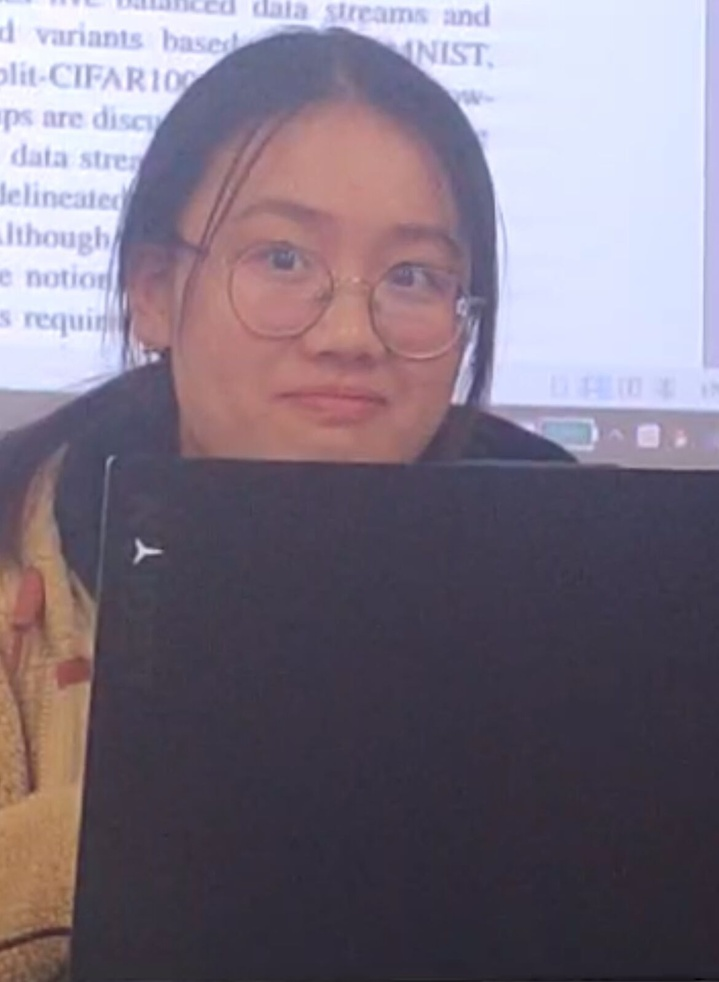
#> input picture img/cqy_smile_dataset/zen_yang.jpg, 719 x 982 px, shrunk from 1170 x 1599 before the run, found by its file name
$ jupyter execute picture_transform.ipynb
#> lines starting #> are read from the running program, lines starting #| are printed output that depends on the picture
[cell 1]
import cv2
import numpy as np

img = cv2.imread('F:\\cqy_smile_dataset\\zen_yang.jpg')
#> img is the input picture: shape (982, 719, 3); mean B, G, R 126.2, 111.8, 121.7

h,w,c = img.shape
#> h = 982; w = 719; c = 3

M = np.float32([[1,0,200],[0,1,0]])
img_ = cv2.warpAffine(img, M, dsize=(w,h))
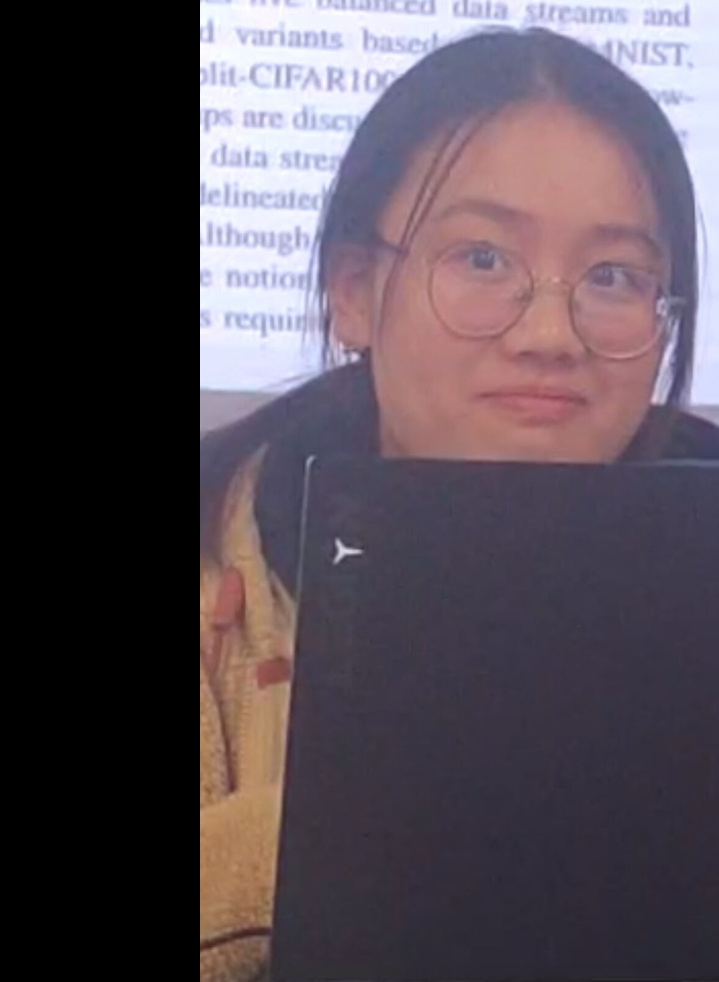
#> img_: shape (982, 719, 3); mean B, G, R 84.8, 76, 85.9
cv2.imshow('img_',img_)
cv2.waitKey(0)
cv2.destroyAllWindows()


$ run again, with img/cqy_smile_dataset/che_di_di_wu_ji_dan.jpg copied over img/cqy_smile_dataset/zen_yang.jpg
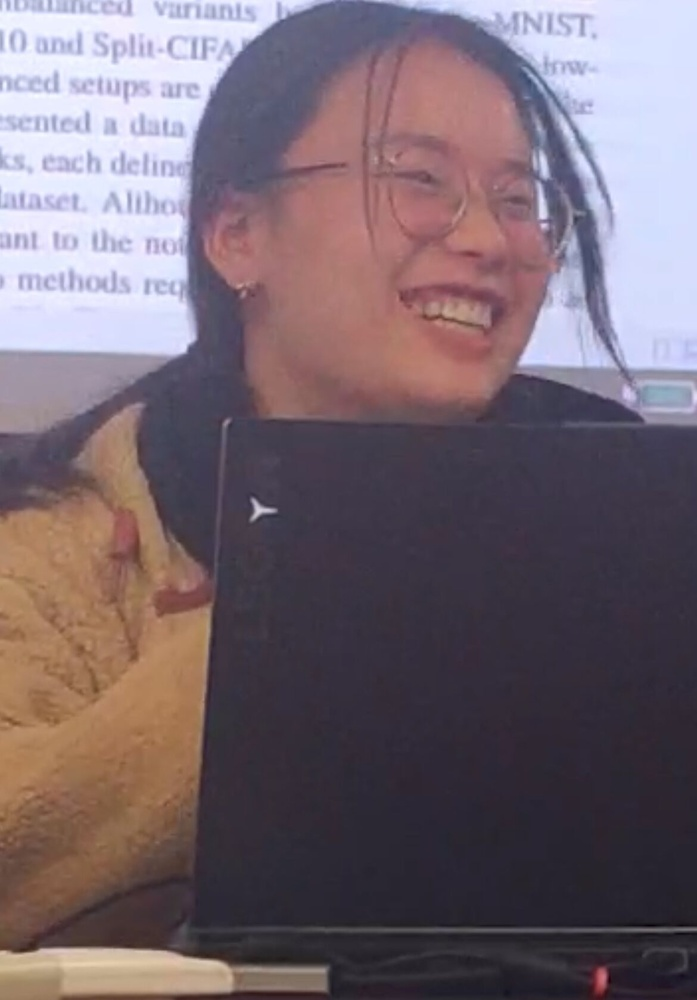
#> input picture img/cqy_smile_dataset/che_di_di_wu_ji_dan.jpg, 697 x 1000 px, shrunk from 1170 x 1678 before the run, found by its file name
#> img is the input picture: shape (1000, 697, 3); mean B, G, R 111.7, 102.5, 117
#> `img_ = cv2.warpAffine(img, M, dsize=(w,h))`:
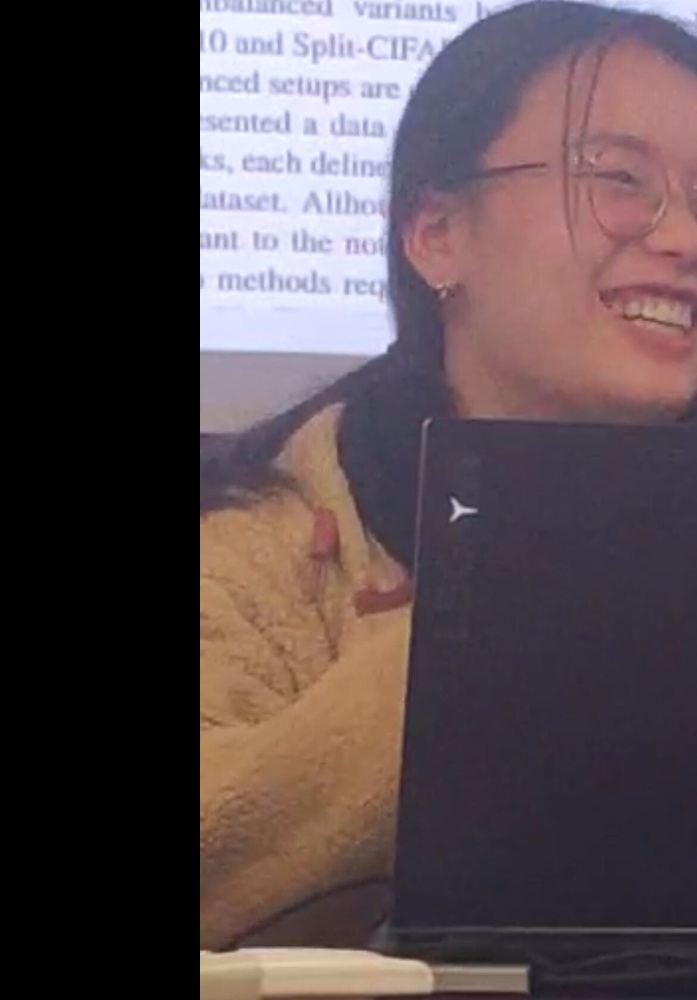
#> img_: shape (1000, 697, 3); mean B, G, R 77.9, 74.1, 87.4
